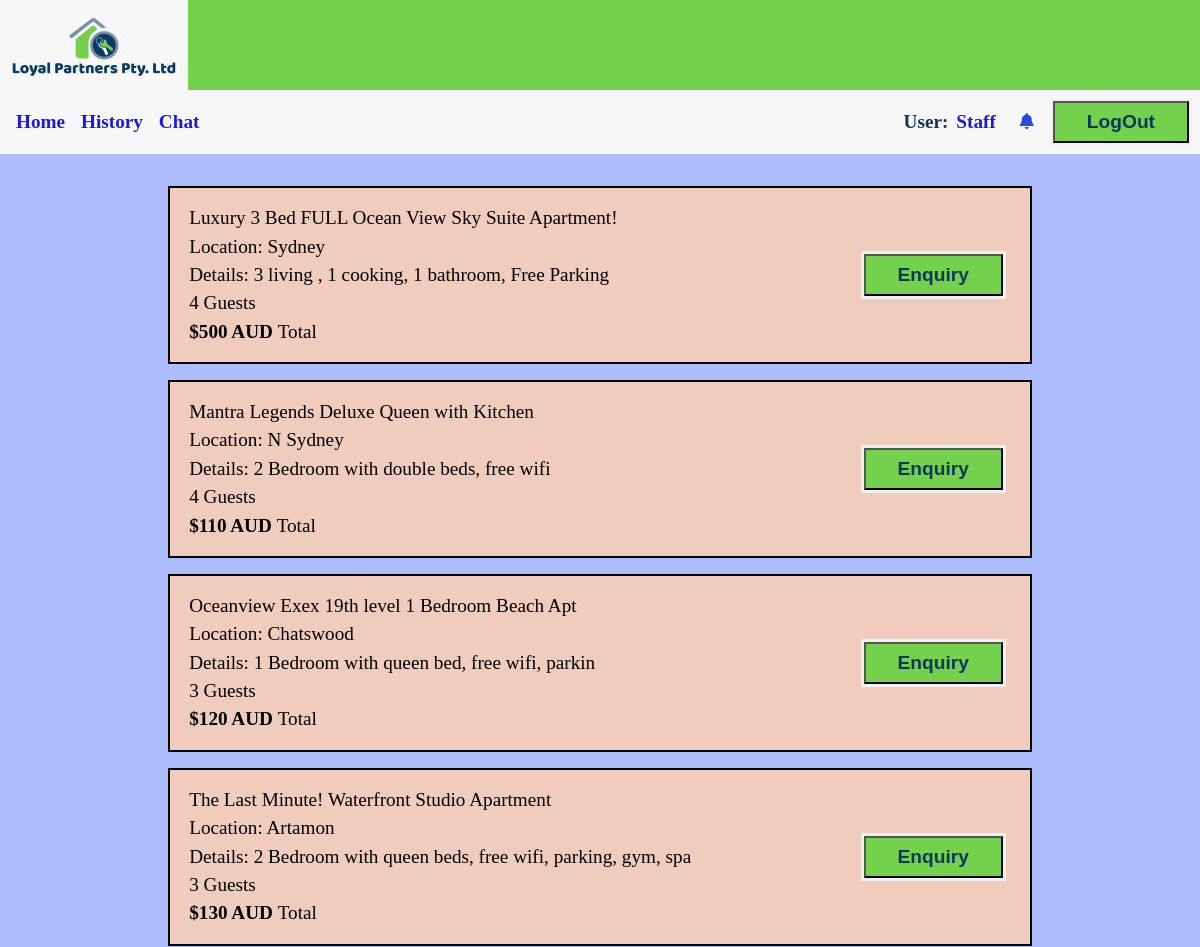
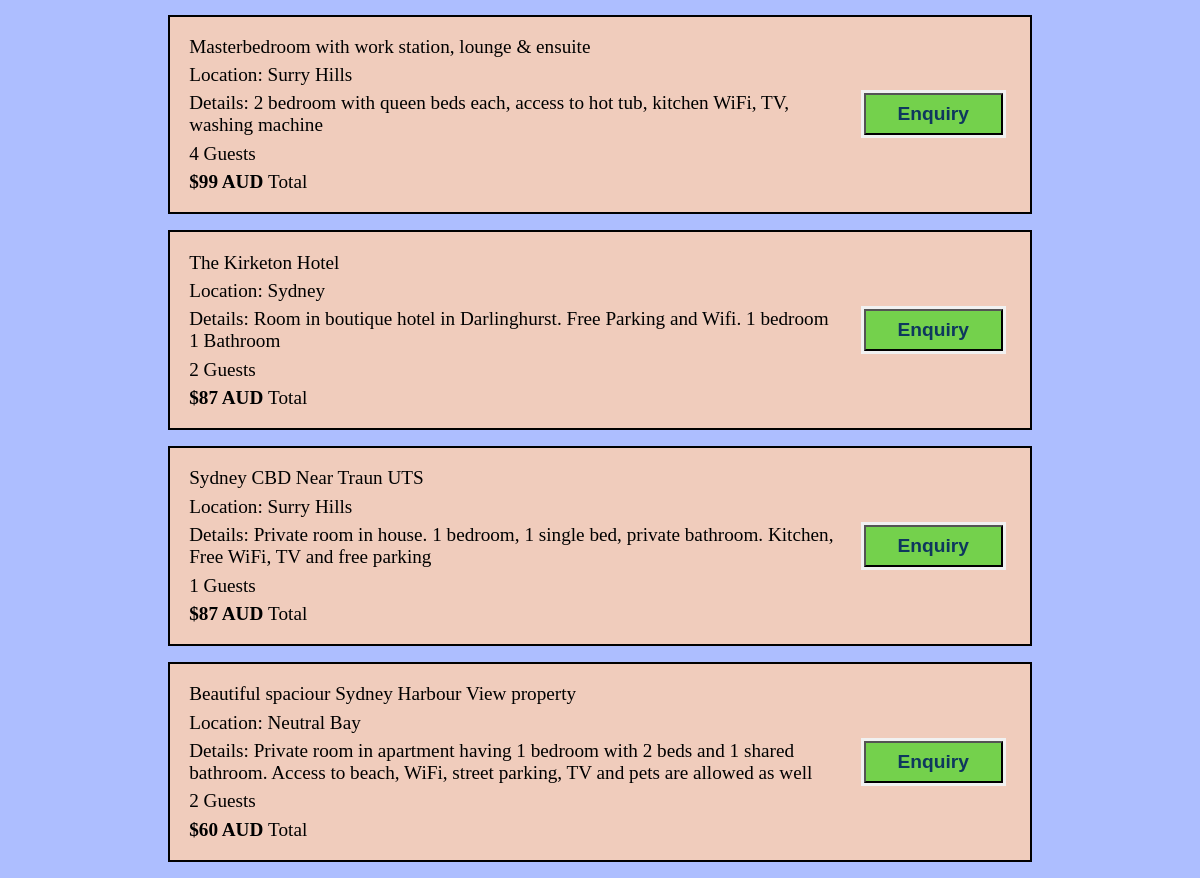
/ (signed in), run on the app's committed database (2 pictures, top to bottom).
### tables this page shows
CREATE TABLE `properties` (
  `prop_id` int(255) NOT NULL,
  `prop_name` varchar(255) NOT NULL,
  `prop_type` varchar(255) NOT NULL,
  `prop_StreetName` varchar(255) NOT NULL,
  `prop_suburb` varchar(255) NOT NULL,
  `prop_state` varchar(255) NOT NULL,
  `prop_postCode` int(4) NOT NULL,
  `prop_det` varchar(255) NOT NULL,
  `prop_occupancy` int(11) NOT NULL DEFAULT 1,
  `price` varchar(255) NOT NULL
);

### functions/load_template.php (called while the page is built, shortened)
<?php
	function loadTemplate($filename, $tempVars){
		extract($tempVars);
		require $filename;
		$content = ob_get_clean();
		return $content;
	}
?>

### pages/users/userhome.php (called while the page is built, shortened)
<?php
	$conn = new DatabaseTable('properties');
	$data=$conn->findAll();
	$content = loadTemplate('../templates/users/userhomeTemplate.php', ['data'=>$data]);
?>

### classes/databasetable.php (called while the page is built, shortened)
<?php
class DatabaseTable{
    public $table;
    function __construct($table){
        $this->table = $table;
    }
function findAll() {
    global $pdo;
        $stmt = $pdo->prepare('SELECT * FROM ' . $this->table);
        $stmt->execute();
        return $stmt;
}
}
?>

### templates/users/userhomeTemplate.php (the view, shortened to what this page needs)
<article class="property-listing">
    <?php
       foreach ($data as $value) {
    ?>
    <section class="property">
        <div class="details">
            <span><?php echo $value["prop_name"];?></span>
            <span>Location: <?php echo $value["prop_suburb"];?></span>
            <span>Details: <?php echo $value["prop_det"];?></span>
            <span><?php echo $value["prop_occupancy"];?> Guests</span>
            <span><b>$<?php echo $value["price"];?> AUD </b>Total</span>
        </div>
        <div class="booking-options">
        <form method="POST" action="index.php?page=userhome">
            <input type="submit" value="Enquiry" class="enquir" name="book_prop">
            </form>
        </div>
    </section>
    <?php } ?>
</article>

### css/styles.css (style rules this page uses)
* { padding: 0; margin: 0; box-sizing: border-box; }
.login, .enquir { text-decoration: none; color: #0e375e; background: #74d14c; padding: 0.5rem 2rem; font-size: 1.2rem; font-weight: 550; }
body { background: #ADBEFF; }
.property { font-size: 1.2rem; border: #000 solid 2px; display: flex; justify-content: space-between; background: #F0CCBC; width: 80%; margin: 1rem 0 1rem 10%; }
.details { margin: 1rem; }
.property span { display: block; padding: 0.2rem;; }
.booking-options { display: flex; flex-direction: column; justify-content: center; text-align: right; margin: 0 1.5rem 0 0; }
form { border: 3px solid #f1f1f1; }
article { width: 90%; margin: 2rem 0 0 5%; }

### data on the page
properties: prop_name "Luxury 3 Bed FULL Ocean View Sky Suite Apartment!", prop_suburb "Sydney", prop_det "3 living , 1 cooking, 1 bathroom, Free Parking", prop_occupancy "4", price "500"
properties: prop_name "Mantra Legends Deluxe Queen with Kitchen", prop_suburb "N Sydney", prop_det "2 Bedroom with double beds, free wifi", prop_occupancy "4", price "110"
properties: prop_name "Oceanview Exex 19th level 1 Bedroom Beach Apt", prop_suburb "Chatswood", prop_det "1 Bedroom with queen bed, free wifi, parkin", prop_occupancy "3", price "120"
properties: prop_name "The Last Minute! Waterfront Studio Apartment", prop_suburb "Artamon", prop_det "2 Bedroom with queen beds, free wifi, parking, gym, spa", prop_occupancy "3", price "130"
properties: prop_name "Masterbedroom with work station, lounge & ensuite", prop_suburb "Surry Hills", prop_det "2 bedroom with queen beds each, access to hot tub, kitchen WiFi, TV, washing machine", prop_occupancy "4", price "99"
properties: prop_name "The Kirketon Hotel", prop_suburb "Sydney", prop_det "Room in boutique hotel in Darlinghurst. Free Parking and Wifi. 1 bedroom 1 Bathroom", prop_occupancy "2", price "87"
properties: prop_name "Sydney CBD Near Traun UTS", prop_suburb "Surry Hills", prop_det "Private room in house. 1 bedroom, 1 single bed, private bathroom. Kitchen, Free WiFi, TV and free parking", prop_occupancy "1", price "87"
properties: prop_name "Beautiful spaciour Sydney Harbour View property", prop_suburb "Neutral Bay", prop_det "Private room in apartment having 1 bedroom with 2 beds and 1 shared bathroom. Access to beach, WiFi, street parking, TV and pets are allowed as well", prop_occupancy "2", price "60"

### other printed values
$_SESSION['username'] "Staff"
